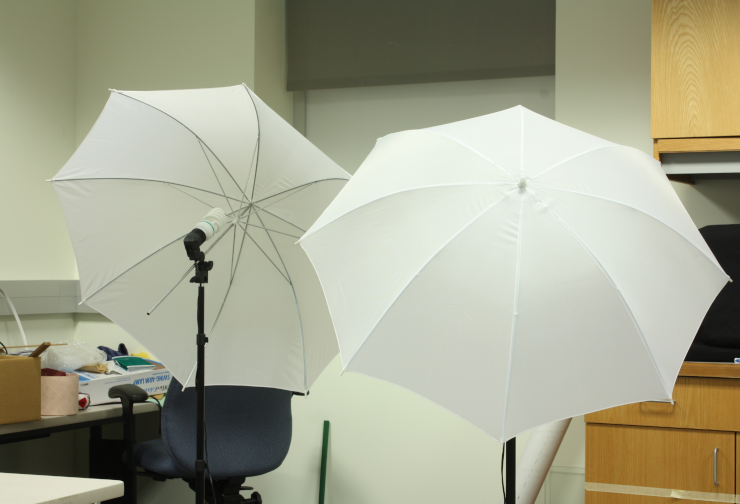
#> input picture compvis3/umbrellaL.png, 740 x 504 px
$ python disparity2.py
#> lines starting #> are read from the running program, lines starting #| are printed output that depends on the picture
import numpy as np
import cv2
import sys
from mpl_toolkits import mplot3d
from matplotlib import pyplot as plt

# Camera parameters
SENSOR_WIDTH_MM = 22.2
IMAGE_WIDTH_PIXELS = 3088
F_PIXELS = 5806.559

BASELINE = 174.019  # in millimeters
DOFFS = 114.291  # in pixels

# Focal LENGTH
F_MM = F_PIXELS * (SENSOR_WIDTH_MM / IMAGE_WIDTH_PIXELS)

# ================================================
#
def getDisparityMap(imL, imR, numDisparities, blockSize):
    stereo = cv2.StereoBM_create(numDisparities=numDisparities, blockSize=blockSize)

    disparity = stereo.compute(imL, imR)
    disparity = disparity - disparity.min() + 1 # Add 1 so we don't get a zero depth, later
    disparity = disparity.astype(np.float32) / 16.0 # Map is fixed point int with 4 fractional bits

    return disparity # floating point image
# ================================================

def update(_):
    minVal = cv2.getTrackbarPos('Min Threshold', 'Disparity')
    maxVal = cv2.getTrackbarPos('Max Threshold', 'Disparity')
    numDisparities = cv2.getTrackbarPos('numDisparities', 'Disparity') * 16  # Ensure multiple of 16
    blockSize = cv2.getTrackbarPos('blockSize', 'Disparity')
    if blockSize < 5:
        blockSize = 5  # Enforce minimum blockSize
    if blockSize % 2 == 0:
        blockSize += 1  # Make blockSize odd if it is even

    edgesL = cv2.Canny(imgL, minVal, maxVal)
    edgesR = cv2.Canny(imgR, minVal, maxVal)

    disparity_edges = getDisparityMap(edgesL, edgesR, numDisparities, blockSize)
    disparity_edges_img = np.interp(disparity_edges, (disparity_edges.min(), disparity_edges.max()), (0.0, 1.0))

    cv2.imshow('Disparity', disparity_edges_img)


# ================================================
#
def plot(disparity, h, w, f, B, doffs):
    # Create meshgrid for pixel coordinates
    x, y = np.meshgrid(np.arange(w), np.arange(h))

    # Calculate depth (Z) from disparity map, adding a tiny constant to avoid division by zero
    Z = (f * B) / (disparity + doffs + 1e-6)

    # Mask out invalid or zero disparity values to avoid infinite depths
    valid_mask = disparity > 0
    x = x[valid_mask]
    y = y[valid_mask]
    Z = Z[valid_mask]

    # Apply a threshold to Z to remove points that are too far away
    max_Z = np.max(Z)
    distance_threshold = 0.98 * max_Z
    close_enough_mask = Z < distance_threshold

    # Further refine by removing statistical outliers
    mean_Z = np.mean(Z[close_enough_mask])
    std_Z = np.std(Z[close_enough_mask])
    inlier_mask = (Z > (mean_Z - 2 * std_Z)) & (Z < (mean_Z + 2 * std_Z))

    # Combine masks
    final_mask = close_enough_mask & inlier_mask

    # Filter x, y, and Z based on final combined mask
    X = (x[final_mask] - w // 2) * Z[final_mask] / f
    Y = (y[final_mask] - h // 2) * Z[final_mask] / f
    Z = Z[final_mask]

    # Shift coordinates to ensure all are positive
    X += np.abs(np.min(X))
    Y += np.abs(np.min(Y))

    # Create figure for 3D subplots
    fig = plt.figure(figsize=(18, 6))

    # 3D View
    ax1 = fig.add_subplot(131, projection='3d')
    ax1.scatter(X, Z, Y, s=0.5)   # Swapped Y and Z
    ax1.set_title('3D View')
    ax1.set_xlabel('X')
    ax1.set_ylabel('Z')  # Swapped Y and Z for all
    ax1.set_zlabel('Y')

    # Top View - Looking from above, X horizontal, Z vertical
    ax2 = fig.add_subplot(132, projection='3d')
    ax2.scatter(X, Z, Y, s=0.5)
    ax2.view_init(elev=90, azim=-90)  # Looking directly downwards
    ax2.set_title('Top View')
    ax2.set_xlabel('X')
    ax2.set_ylabel('Z')  # Z is now vertical
    ax2.set_zlabel('Y')  # Y is depth, won't be seen from top view

    # Side View - Looking from the side, Z horizontal, Y vertical
    ax3 = fig.add_subplot(133, projection='3d')
    ax3.scatter(X, Z, Y, s=0.5)
    ax3.view_init(elev=0, azim=-180)  # Looking directly downwards
    ax3.set_title('Side View')
    ax3.set_xlabel('X')
    ax3.set_ylabel('Z')  # Z is now vertical
    ax3.set_zlabel('Y')  # Y is depth, won't be seen from top view

    # Show the plots
    plt.show()
# ================================================
#
if __name__ == '__main__':
    # Load images
    filenameL = 'umbrellaL.png'
    filenameR = 'umbrellaR.png'
    imgL = cv2.imread(filenameL, cv2.IMREAD_GRAYSCALE)
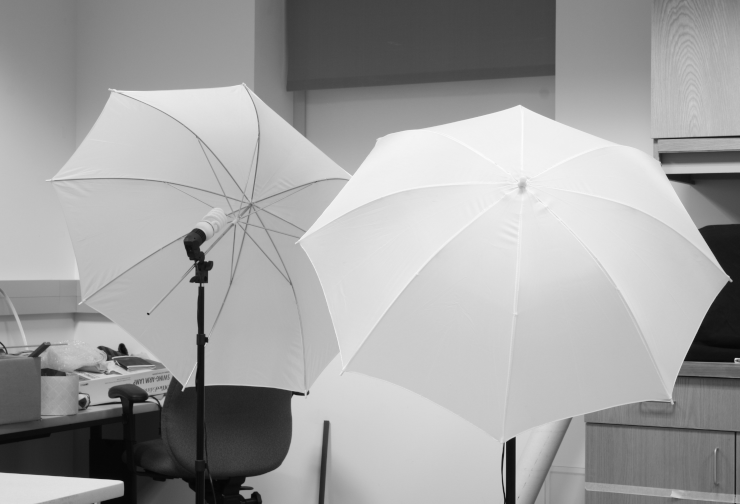
#> imgL: shape (504, 740); min 5, max 252, mean 161.7
    imgR = cv2.imread(filenameR, cv2.IMREAD_GRAYSCALE)
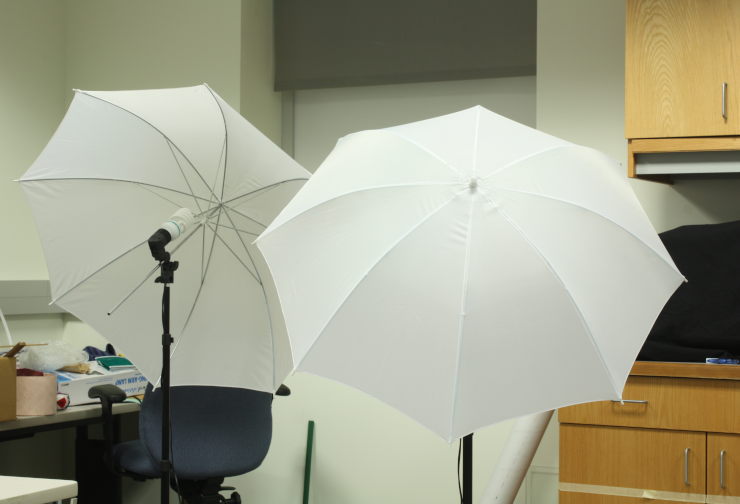
#> input picture compvis3/umbrellaR.png, 740 x 504 px
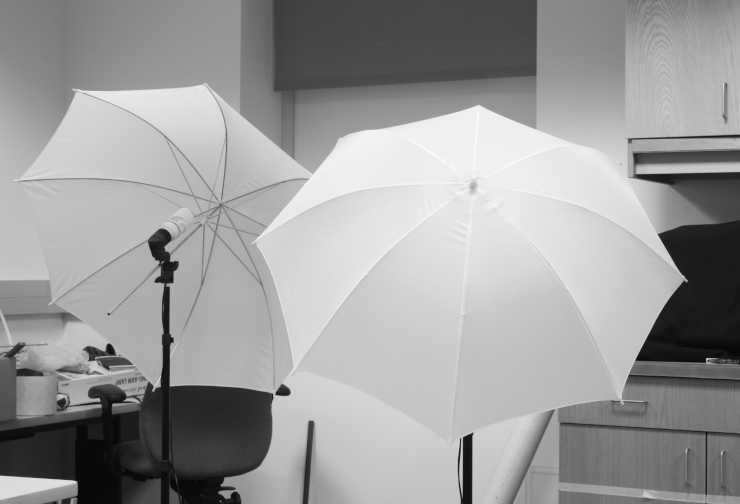
#> imgR: shape (504, 740); min 7, max 250, mean 155.8

    if imgL is None or imgR is None:
        print('Error: failed to open image files.')
        sys.exit()

    # Apply Canny edge detection to enhance edges
    edgesL = cv2.Canny(imgL, 60, 165)  # Thresholds might need tuning
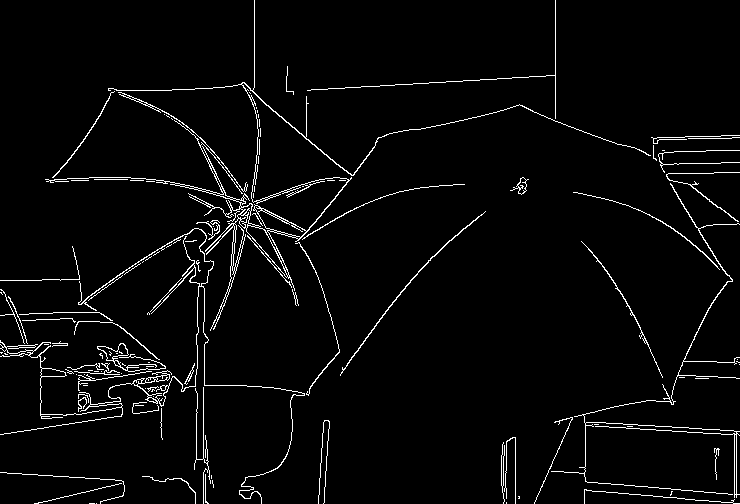
#> edgesL: shape (504, 740); 3.3% white in thin lines or dots
    edgesR = cv2.Canny(imgR, 60, 165)
#> edgesR: shape (504, 740); 3.3% white in thin lines or dots

    # Parameters
    SENSOR_WIDTH_MM = 22.2
    IMAGE_WIDTH_PIXELS = 3088
    F_PIXELS = 5806.559
    BASELINE = 174.019  # in millimeters
    DOFFS = 114.291  # in pixels

    # Compute the focal length in millimeters
    F_MM = F_PIXELS * (SENSOR_WIDTH_MM / IMAGE_WIDTH_PIXELS)

    # Compute disparity map using the preprocessed images
    numDisparities = 64  # Placeholder values, adjust as needed
    blockSize = 5  # Placeholder values, adjust as needed
    disparity_map = getDisparityMap(edgesL, edgesR, numDisparities, blockSize)
#> in getDisparityMap, `disparity = stereo.compute(imL, imR)`:
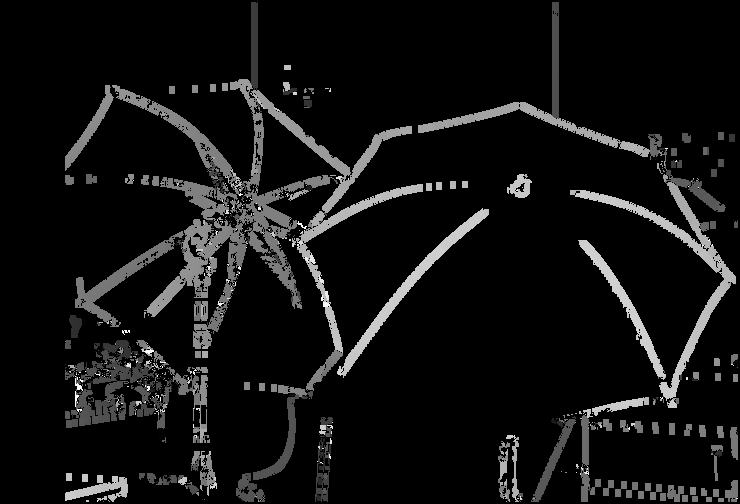
#> disparity: shape (504, 740) int16; min -16, max 1008, mean 55.8; drawn with min black and max white

    # Call the plot function with the disparity map and camera parameters
    h, w = disparity_map.shape
#> h = 504; w = 740
    plot(disparity_map, h, w, F_PIXELS, BASELINE, DOFFS)
#> in plot, `Z = (f * B) / (disparity + doffs + 1e-6)`:
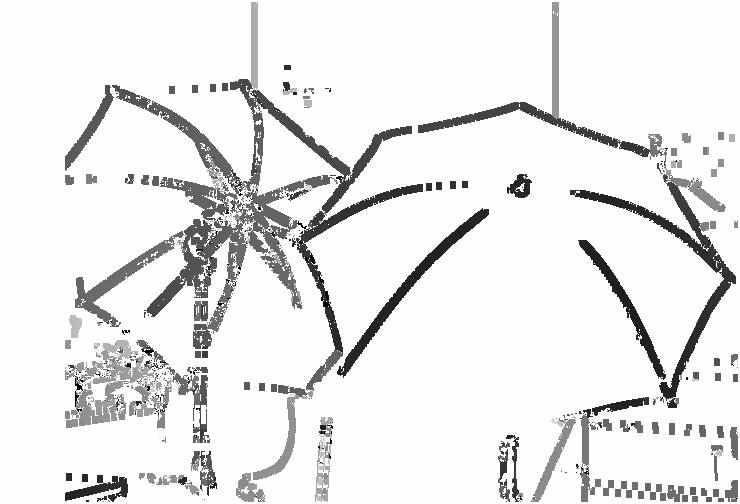
#> Z: shape (504, 740) float32; min 5665.4, max 8836.2, mean 8575.8; drawn with min black and max white
#> in plot, `valid_mask = disparity > 0`: valid_mask: shape (504, 740) bool; every value is 1
#> in plot, `max_Z = np.max(Z)`: max_Z = 8836.2
#> in plot, `distance_threshold = 0.98 * max_Z`: distance_threshold = 8659.5
#> in plot, `mean_Z = np.mean(Z[close_enough_mask])`: mean_Z = 6809.5
#> in plot, `std_Z = np.std(Z[close_enough_mask])`: std_Z = 530
#> in plot, `plt.show()`:
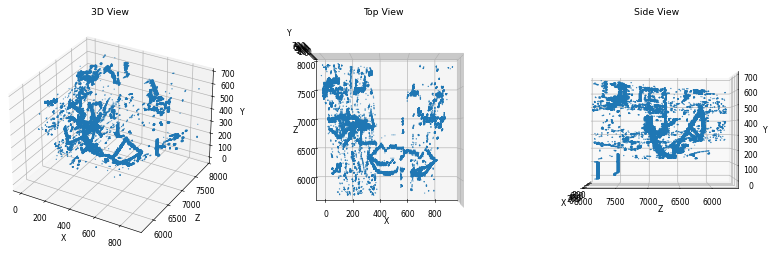
#> figure drawn by matplotlib, 3 panels
